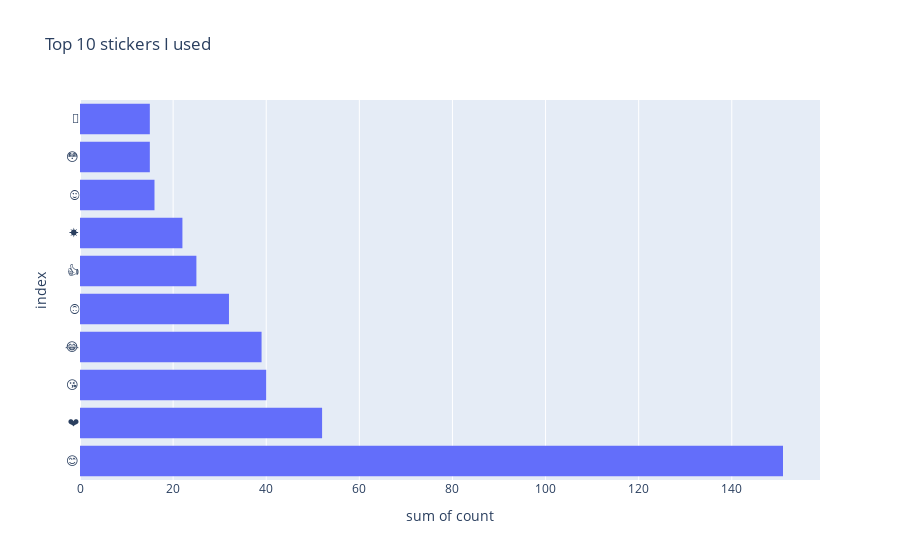

Notebook source saved alongside this figure:
### Markdown cell above
#### №5. Stickers I use the most?

### Code cell
from collections import Counter
text = df[(df["type"]=="sticker") & (df["from_id"] == "PeerUser(user_id=332402450)")].dropna(how='all')
comm_word = text[['message','dialog_id']]

#Main operations
a = comm_word.applymap(str)
d = Counter(" ".join(a["message"]).lower().split())
res = pd.DataFrame.from_dict(d, orient='index').reset_index()
res.columns.values[1] = 'count'
res = res.sort_values(by='count',ascending=False)
res = res.head(10)

#Visuals
px.histogram(data_frame = res, x = 'count', y = 'index', title="Top 10 stickers I used")

### Figure 1 — Plotly figure (JSON) as saved in the notebook; plotly's stock layout.template omitted (floating-point values rounded to 4 significant figures)
{"data": [{"alignmentgroup": "True", "bingroup": "y", "histfunc": "sum", "hovertemplate": "sum of count=%{x}<br>index=%{y}<extra></extra>", "legendgroup": "", "marker": {"color": "#636efa", "pattern": {"shape": ""}}, "name": "", "offsetgroup": "", "orientation": "h", "showlegend": false, "type": "histogram", "x": [151, 52, 40, 39, 32, 25, 22, 16, 15, 15], "xaxis": "x", "y": ["😊", "❤️", "😘", "😂", "🙃", "👍", "☀", "😍", "😳", "🤗"], "yaxis": "y"}], "layout": {"barmode": "relative", "legend": {"tracegroupgap": 0}, "title": {"text": "Top 10 stickers I used"}, "xaxis": {"anchor": "y", "domain": [0, 1], "title": {"text": "sum of count"}}, "yaxis": {"anchor": "x", "domain": [0, 1], "title": {"text": "index"}}}}
